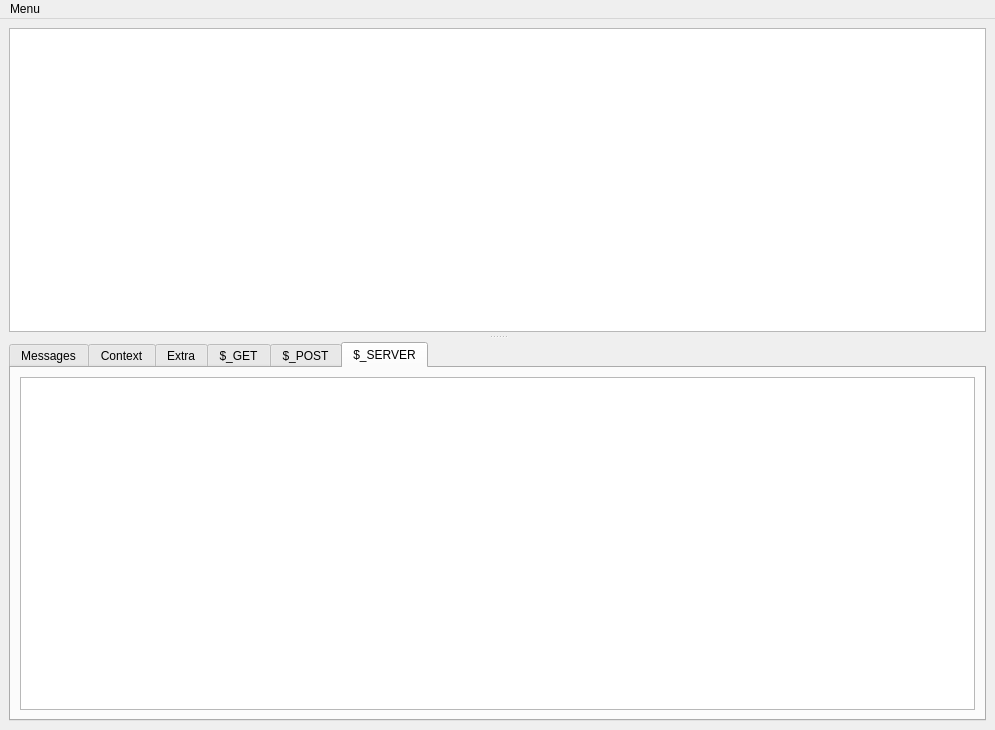
<?xml version="1.0" encoding="UTF-8"?>
<ui version="4.0">
 <class>MainWindow</class>
 <widget class="QMainWindow" name="MainWindow">
  <property name="geometry">
   <rect>
    <x>0</x>
    <y>0</y>
    <width>995</width>
    <height>730</height>
   </rect>
  </property>
  <property name="windowTitle">
   <string>Webiny Tray Logger</string>
  </property>
  <property name="windowIcon">
   <iconset resource="../../resources/webiny.qrc">
    <normaloff>:/webiny/webiny.png</normaloff>:/webiny/webiny.png</iconset>
  </property>
  <property name="toolButtonStyle">
   <enum>Qt::ToolButtonTextOnly</enum>
  </property>
  <property name="unifiedTitleAndToolBarOnMac">
   <bool>false</bool>
  </property>
  <widget class="QWidget" name="centralwidget">
   <layout class="QGridLayout" name="gridLayout">
    <item row="0" column="0">
     <layout class="QVBoxLayout" name="verticalLayout">
      <item>
       <widget class="QSplitter" name="splitter">
        <property name="cursor">
         <cursorShape>ArrowCursor</cursorShape>
        </property>
        <property name="orientation">
         <enum>Qt::Vertical</enum>
        </property>
        <property name="handleWidth">
         <number>10</number>
        </property>
        <widget class="QTableView" name="requestsTable">
         <property name="sizePolicy">
          <sizepolicy hsizetype="Expanding" vsizetype="Expanding">
           <horstretch>0</horstretch>
           <verstretch>0</verstretch>
          </sizepolicy>
         </property>
         <property name="styleSheet">
          <string notr="true"/>
         </property>
         <property name="selectionMode">
          <enum>QAbstractItemView::SingleSelection</enum>
         </property>
         <property name="selectionBehavior">
          <enum>QAbstractItemView::SelectRows</enum>
         </property>
         <property name="showGrid">
          <bool>true</bool>
         </property>
         <attribute name="horizontalHeaderStretchLastSection">
          <bool>true</bool>
         </attribute>
        </widget>
        <widget class="QTabWidget" name="notificationTabs">
         <property name="enabled">
          <bool>true</bool>
         </property>
         <property name="currentIndex">
          <number>5</number>
         </property>
         <property name="movable">
          <bool>true</bool>
         </property>
         <widget class="QWidget" name="messagesTab">
          <attribute name="title">
           <string>Messages</string>
          </attribute>
          <layout class="QVBoxLayout" name="verticalLayout_2">
           <item>
            <widget class="QTableView" name="messagesTable">
             <property name="selectionMode">
              <enum>QAbstractItemView::SingleSelection</enum>
             </property>
             <property name="selectionBehavior">
              <enum>QAbstractItemView::SelectRows</enum>
             </property>
             <attribute name="horizontalHeaderVisible">
              <bool>false</bool>
             </attribute>
             <attribute name="horizontalHeaderStretchLastSection">
              <bool>true</bool>
             </attribute>
            </widget>
           </item>
          </layout>
         </widget>
         <widget class="QWidget" name="contextTab">
          <attribute name="title">
           <string>Context</string>
          </attribute>
          <layout class="QVBoxLayout" name="verticalLayout_3">
           <item>
            <widget class="QTreeView" name="contextTreeView"/>
           </item>
          </layout>
         </widget>
         <widget class="QWidget" name="extraTab">
          <attribute name="title">
           <string>Extra</string>
          </attribute>
          <layout class="QVBoxLayout" name="verticalLayout_4">
           <item>
            <widget class="QTreeView" name="extraTreeView"/>
           </item>
          </layout>
         </widget>
         <widget class="QWidget" name="getTab">
          <property name="enabled">
           <bool>true</bool>
          </property>
          <attribute name="title">
           <string>$_GET</string>
          </attribute>
          <layout class="QVBoxLayout" name="verticalLayout_5">
           <item>
            <widget class="QTreeView" name="getTreeView"/>
           </item>
          </layout>
         </widget>
         <widget class="QWidget" name="postTab">
          <attribute name="title">
           <string>$_POST</string>
          </attribute>
          <layout class="QVBoxLayout" name="verticalLayout_6">
           <item>
            <widget class="QTreeView" name="postTreeView"/>
           </item>
          </layout>
         </widget>
         <widget class="QWidget" name="serverTab">
          <attribute name="title">
           <string>$_SERVER</string>
          </attribute>
          <layout class="QVBoxLayout" name="verticalLayout_7">
           <item>
            <widget class="QTreeView" name="serverTreeView"/>
           </item>
          </layout>
         </widget>
        </widget>
       </widget>
      </item>
     </layout>
    </item>
   </layout>
  </widget>
  <widget class="QMenuBar" name="menuBar">
   <property name="geometry">
    <rect>
     <x>0</x>
     <y>0</y>
     <width>995</width>
     <height>21</height>
    </rect>
   </property>
   <widget class="QMenu" name="menuFile">
    <property name="title">
     <string>Menu</string>
    </property>
    <addaction name="actionSettings"/>
    <addaction name="actionLog"/>
    <addaction name="separator"/>
    <addaction name="actionClose"/>
   </widget>
   <addaction name="menuFile"/>
  </widget>
  <action name="actionClose">
   <property name="icon">
    <iconset resource="../../resources/webiny.qrc">
     <normaloff>:/webiny/exit-btn.png</normaloff>:/webiny/exit-btn.png</iconset>
   </property>
   <property name="text">
    <string>Close</string>
   </property>
  </action>
  <action name="actionSettings">
   <property name="icon">
    <iconset resource="../../resources/webiny.qrc">
     <normaloff>:/webiny/settings-btn.png</normaloff>:/webiny/settings-btn.png</iconset>
   </property>
   <property name="text">
    <string>Settings</string>
   </property>
  </action>
  <action name="actionLog">
   <property name="icon">
    <iconset resource="../../resources/webiny.qrc">
     <normaloff>:/webiny/log-btn.png</normaloff>:/webiny/log-btn.png</iconset>
   </property>
   <property name="text">
    <string>Log</string>
   </property>
  </action>
 </widget>
 <resources>
  <include location="../../resources/webiny.qrc"/>
 </resources>
 <connections/>
</ui>
